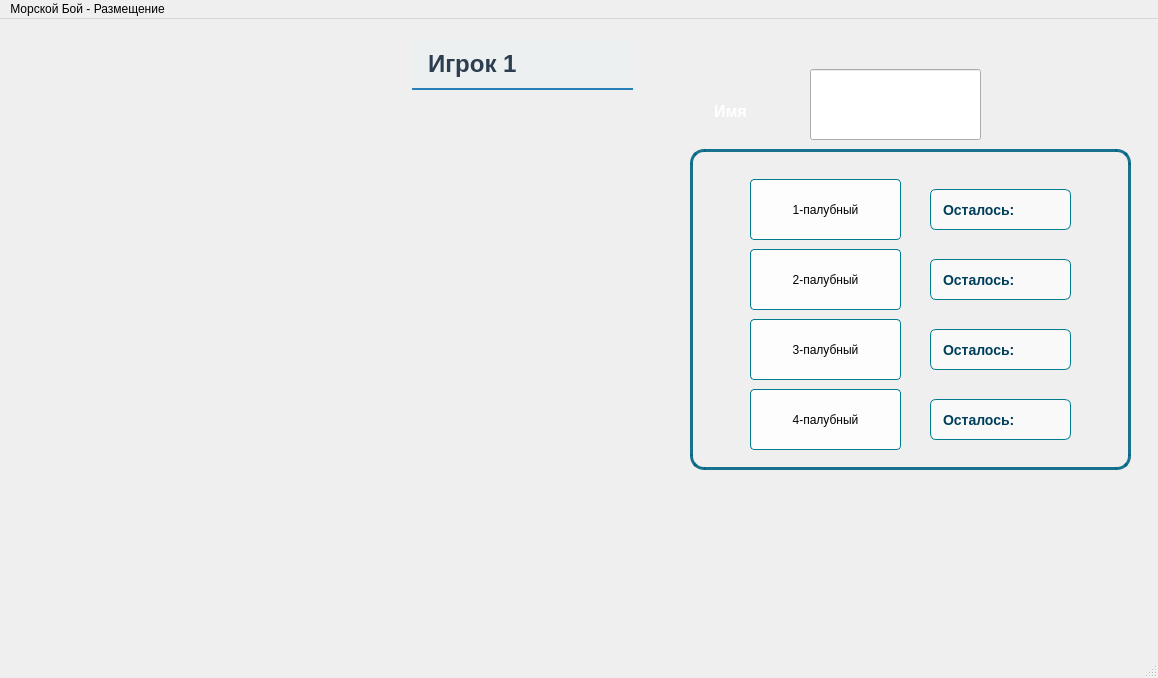
<?xml version="1.0" encoding="UTF-8"?>
<ui version="4.0">
 <class>ShipPlacementMenu</class>
 <widget class="QMainWindow" name="ShipPlacementMenu">
  <property name="geometry">
   <rect>
    <x>0</x>
    <y>0</y>
    <width>1158</width>
    <height>678</height>
   </rect>
  </property>
  <property name="windowTitle">
   <string>Морской бой - Размещение кораблей</string>
  </property>
  <property name="styleSheet">
   <string notr="true">background: qlineargradient(
    x1: 0, y1: 0,
    x2: 1, y2: 1,
    stop: 0 #a0e9ff,
    stop: 1 #00bcd4
);
</string>
  </property>
  <widget class="QWidget" name="centralwidget">
   <widget class="QWidget" name="gridLayoutWidget">
    <property name="geometry">
     <rect>
      <x>50</x>
      <y>90</y>
      <width>491</width>
      <height>441</height>
     </rect>
    </property>
    <layout class="QGridLayout" name="fieldGrid"/>
   </widget>
   <widget class="QFrame" name="frame">
    <property name="geometry">
     <rect>
      <x>690</x>
      <y>130</y>
      <width>441</width>
      <height>321</height>
     </rect>
    </property>
    <property name="styleSheet">
     <string notr="true">background: qlineargradient(
        x1: 0, y1: 0,
        x2: 1, y2: 1,
        stop: 0 #a0e9ff,
        stop: 1 #00bcd4
);
border: 3px solid rgba(0, 100, 130, 0.9); 
border-radius: 14px;
padding: 12px;</string>
    </property>
    <property name="frameShape">
     <enum>QFrame::StyledPanel</enum>
    </property>
    <property name="frameShadow">
     <enum>QFrame::Raised</enum>
    </property>
    <widget class="QPushButton" name="btnSize1">
     <property name="geometry">
      <rect>
       <x>60</x>
       <y>30</y>
       <width>151</width>
       <height>61</height>
      </rect>
     </property>
     <property name="styleSheet">
      <string notr="true">QPushButton {
    background-color: rgba(255, 255, 255, 0.85);
    border: 1px solid #007c91;
    border-radius: 4px;
}
QPushButton:hover {
    background-color: rgba(255, 255, 255, 1);
}</string>
     </property>
     <property name="text">
      <string>1-палубный</string>
     </property>
    </widget>
    <widget class="QPushButton" name="btnSize4">
     <property name="geometry">
      <rect>
       <x>60</x>
       <y>240</y>
       <width>151</width>
       <height>61</height>
      </rect>
     </property>
     <property name="styleSheet">
      <string notr="true">QPushButton {
    background-color: rgba(255, 255, 255, 0.85);
    border: 1px solid #007c91;
    border-radius: 4px;
}
QPushButton:hover {
    background-color: rgba(255, 255, 255, 1);
}</string>
     </property>
     <property name="text">
      <string>4-палубный</string>
     </property>
    </widget>
    <widget class="QPushButton" name="btnSize3">
     <property name="geometry">
      <rect>
       <x>60</x>
       <y>170</y>
       <width>151</width>
       <height>61</height>
      </rect>
     </property>
     <property name="styleSheet">
      <string notr="true">QPushButton {
    background-color: rgba(255, 255, 255, 0.85);
    border: 1px solid #007c91;
    border-radius: 4px;
}
QPushButton:hover {
    background-color: rgba(255, 255, 255, 1);
}</string>
     </property>
     <property name="text">
      <string>3-палубный</string>
     </property>
    </widget>
    <widget class="QPushButton" name="btnSize2">
     <property name="geometry">
      <rect>
       <x>60</x>
       <y>100</y>
       <width>151</width>
       <height>61</height>
      </rect>
     </property>
     <property name="styleSheet">
      <string notr="true">QPushButton {
    background-color: rgba(255, 255, 255, 0.85);
    border: 1px solid #007c91;
    border-radius: 4px;
}
QPushButton:hover {
    background-color: rgba(255, 255, 255, 1);
}</string>
     </property>
     <property name="text">
      <string>2-палубный</string>
     </property>
    </widget>
    <widget class="QLabel" name="labelSize2">
     <property name="geometry">
      <rect>
       <x>240</x>
       <y>110</y>
       <width>141</width>
       <height>41</height>
      </rect>
     </property>
     <property name="styleSheet">
      <string notr="true">color: #003f5c; 
font-weight: bold;
font-size: 14px;
background-color: rgba(255, 255, 255, 0.6);
padding: 4px 8px;
border-radius: 6px;
border: 1px solid #007c91; </string>
     </property>
     <property name="text">
      <string>Осталось:</string>
     </property>
    </widget>
    <widget class="QLabel" name="labelSize1">
     <property name="geometry">
      <rect>
       <x>240</x>
       <y>40</y>
       <width>141</width>
       <height>41</height>
      </rect>
     </property>
     <property name="styleSheet">
      <string notr="true">color: #003f5c; 
font-weight: bold;
font-size: 14px;
background-color: rgba(255, 255, 255, 0.6);
padding: 4px 8px;
border-radius: 6px;
border: 1px solid #007c91; </string>
     </property>
     <property name="text">
      <string>Осталось:</string>
     </property>
    </widget>
    <widget class="QLabel" name="labelSize3">
     <property name="geometry">
      <rect>
       <x>240</x>
       <y>180</y>
       <width>141</width>
       <height>41</height>
      </rect>
     </property>
     <property name="styleSheet">
      <string notr="true">color: #003f5c; 
font-weight: bold;
font-size: 14px;
background-color: rgba(255, 255, 255, 0.6);
padding: 4px 8px;
border-radius: 6px;
border: 1px solid #007c91; </string>
     </property>
     <property name="text">
      <string>Осталось:</string>
     </property>
    </widget>
    <widget class="QLabel" name="labelSize4">
     <property name="geometry">
      <rect>
       <x>240</x>
       <y>250</y>
       <width>141</width>
       <height>41</height>
      </rect>
     </property>
     <property name="styleSheet">
      <string notr="true">color: #003f5c; 
font-weight: bold;
font-size: 14px;
background-color: rgba(255, 255, 255, 0.6);
padding: 4px 8px;
border-radius: 6px;
border: 1px solid #007c91; </string>
     </property>
     <property name="text">
      <string>Осталось:</string>
     </property>
    </widget>
   </widget>
   <widget class="QLabel" name="label_player">
    <property name="geometry">
     <rect>
      <x>412</x>
      <y>20</y>
      <width>221</width>
      <height>51</height>
     </rect>
    </property>
    <property name="styleSheet">
     <string notr="true">font-size: 24px;
font-weight: bold;
color: #2C3E50;
padding: 10px;
border-bottom: 2px solid #2980B9;
background-color: #ECF0F1;
qproperty-alignment: 'AlignCenter';
</string>
    </property>
    <property name="text">
     <string>Игрок 1</string>
    </property>
   </widget>
   <widget class="QPushButton" name="pushButton">
    <property name="geometry">
     <rect>
      <x>910</x>
      <y>500</y>
      <width>100</width>
      <height>100</height>
     </rect>
    </property>
    <property name="styleSheet">
     <string notr="true">QPushButton {
    background-image: url(:/images/images/restart_icon.png);
    background-repeat: no-repeat;
    background-position: center;
    background-color: transparent;
    border: none;
    width: 32px;
    height: 32px;
}

QPushButton:hover {
    background-color: rgba(255, 255, 255, 0.1);
}</string>
    </property>
    <property name="text">
     <string/>
    </property>
   </widget>
   <widget class="QPushButton" name="pushButton_return">
    <property name="geometry">
     <rect>
      <x>590</x>
      <y>540</y>
      <width>51</width>
      <height>51</height>
     </rect>
    </property>
    <property name="styleSheet">
     <string notr="true">QPushButton {
    background-image: url(:/images/images/return_button.png);
    background-repeat: no-repeat;
    background-position: center;
    background-color: transparent;
    border: none;
    width: 32px;
    height: 32px;
}

QPushButton:hover {
    background-color: rgba(255, 255, 255, 0.1);
}</string>
    </property>
    <property name="text">
     <string/>
    </property>
   </widget>
   <widget class="QLabel" name="label_name">
    <property name="geometry">
     <rect>
      <x>710</x>
      <y>70</y>
      <width>81</width>
      <height>41</height>
     </rect>
    </property>
    <property name="styleSheet">
     <string notr="true">color: white;
background-color: transparent;
font-size: 12pt;
font-weight: bold;
padding-top: 4px;
qproperty-alignment: AlignHCenter;</string>
    </property>
    <property name="text">
     <string>Имя</string>
    </property>
   </widget>
   <widget class="QLineEdit" name="lineEdit_name">
    <property name="geometry">
     <rect>
      <x>810</x>
      <y>50</y>
      <width>171</width>
      <height>71</height>
     </rect>
    </property>
    <property name="styleSheet">
     <string notr="true">color: white;
font-size: 14pt;
font-weight: bold;
padding-top: 4px;
qproperty-alignment: AlignHCenter;</string>
    </property>
    <property name="text">
     <string>Игрок 1</string>
    </property>
   </widget>
  </widget>
  <widget class="QMenuBar" name="menubar">
   <property name="geometry">
    <rect>
     <x>0</x>
     <y>0</y>
     <width>1158</width>
     <height>26</height>
    </rect>
   </property>
   <widget class="QMenu" name="menu">
    <property name="title">
     <string>Морской Бой - Размещение</string>
    </property>
    <addaction name="action"/>
   </widget>
   <addaction name="menu"/>
  </widget>
  <widget class="QStatusBar" name="statusbar"/>
  <action name="action">
   <property name="text">
    <string>Морской Бой - Размещение кораблей</string>
   </property>
  </action>
 </widget>
 <resources/>
 <connections/>
</ui>
